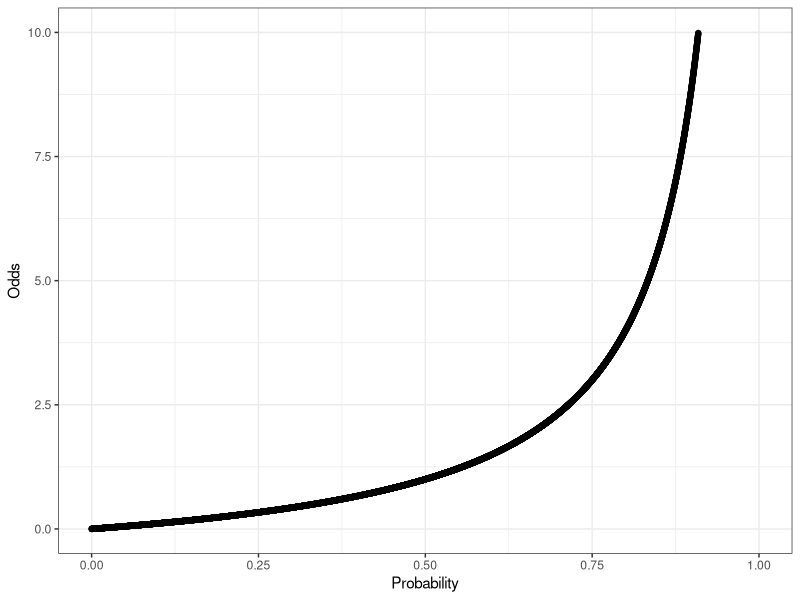
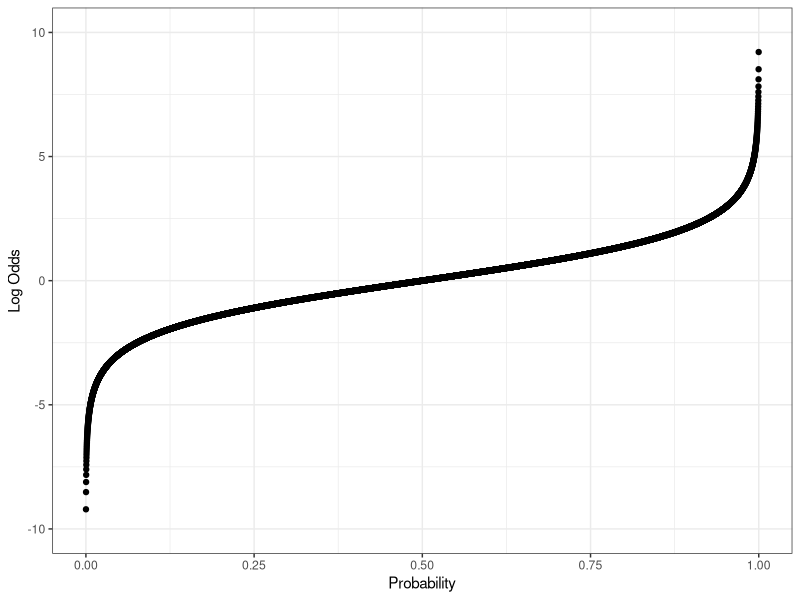
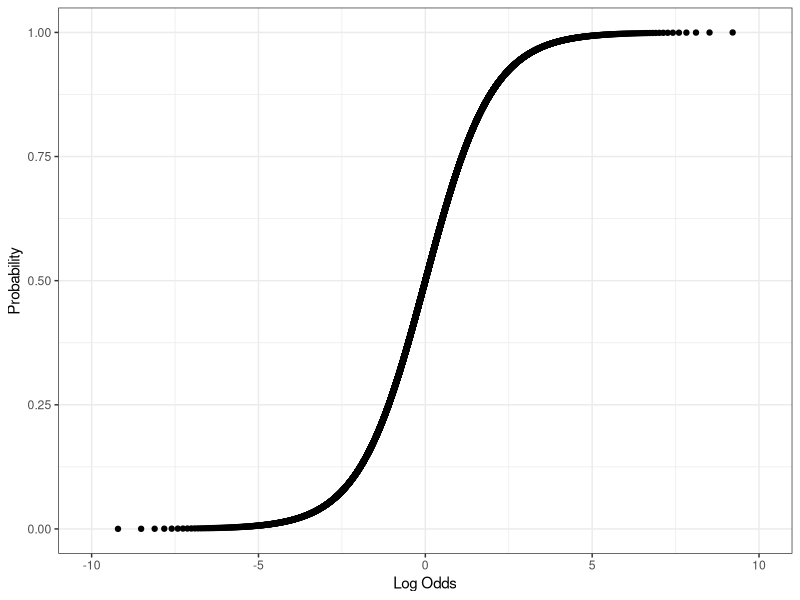

Source code (R) for these figures, in order:
###Why does logistic regression model the "log odds" 
#instead of the probability 
#or the binary variable directly?

#Generate all probabilities from 0 to 1
x = seq(0.0001,0.9999,0.0001)

#Calculate the odds for each probability
y = (x/(1-x))

#Create a data frame from probabilities, odds
df = data.frame(cbind(x,y))

require(ggplot2)

#Plot relationship between probability and odds
#No probability because unbounded
#Similarly odds are strictly positive
ggplot(data=df,aes(x=x,y=y)) + geom_point() + 
  xlim(0,1) + ylim(0,10) + theme_bw() + 
  xlab("Probability") + ylab("Odds")

#Calculate log odds
y = log((x/(1-x)))

df2 = data.frame(cbind(x,y))

require(ggplot2)

#Probability and log odds are linearly associated until the extremes
ggplot(data=df2,aes(x=x,y=y)) + geom_point() + 
  xlim(0,1) + ylim(-10,10) + theme_bw() + 
  xlab("Probability") + ylab("Log Odds")

#Flipping this around generates the sigmoid curve - 
#predicting log odds bounds the probability
ggplot(data=df2,aes(x=y,y=x)) + 
  geom_point() + ylim(0,1) + 
  xlim(-10,10) + theme_bw() + ylab("Probability") + xlab("Log Odds")

